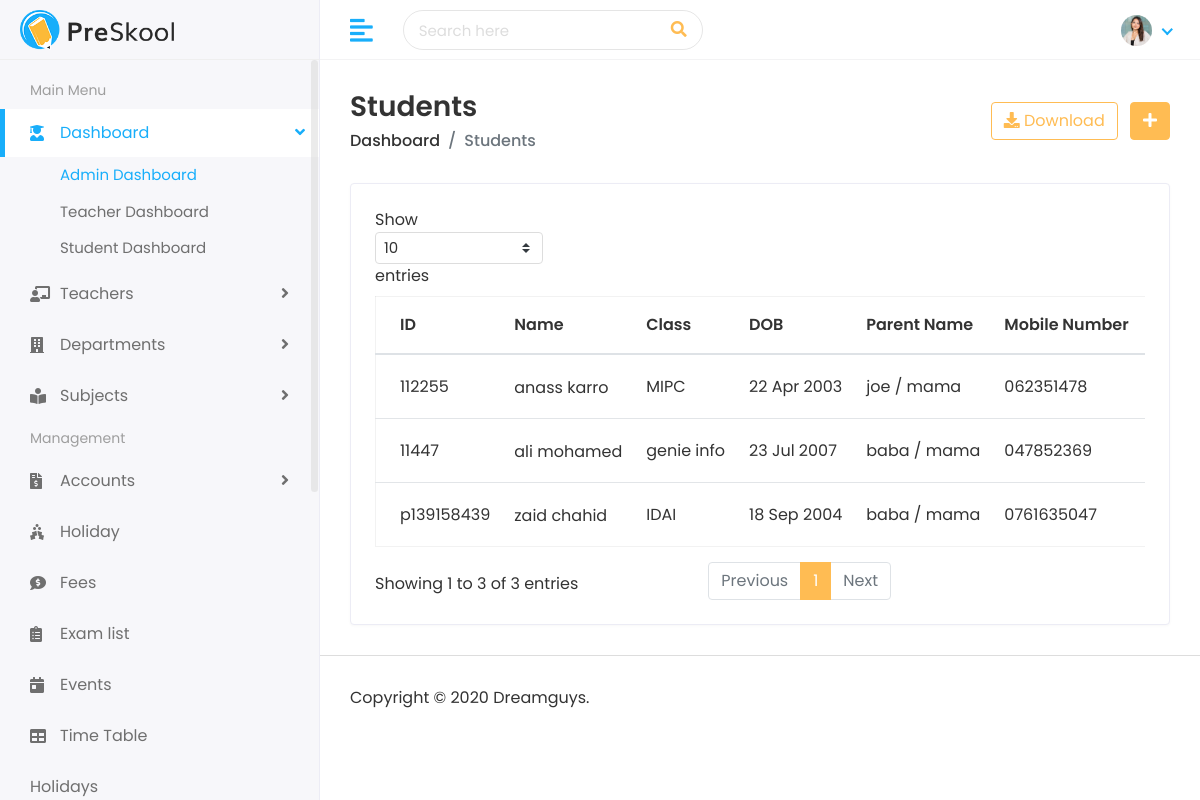
The page /student/ on the database its author committed.
### student/models.py (models this page shows, shortened)
class Student(models.Model):
    GENDER_CHOICES = [
        ('Male', 'Male'),
        ('Female', 'Female'),
    ]
    first_name = models.CharField(max_length=100)
    last_name = models.CharField(max_length=100)
    student_id = models.CharField(max_length=20, unique=True)
    gender = models.CharField(max_length=10, choices=GENDER_CHOICES)
    date_of_birth = models.DateField()
    student_class = models.CharField(max_length=50)
    religion = models.CharField(max_length=50, blank=True, null=True, default='')
    joining_date = models.DateField()
    mobile_number = models.CharField(max_length=15)
    admission_number = models.CharField(max_length=20)
    section = models.CharField(max_length=10)
    student_image = models.ImageField(upload_to='students/', blank=True, null=True)
    parent = models.OneToOneField(Parent, on_delete=models.CASCADE)

class Parent(models.Model):
    father_name = models.CharField(max_length=100)
    father_occupation = models.CharField(max_length=100, blank=True)
    father_mobile = models.CharField(max_length=15)
    father_email = models.EmailField(max_length=100)
    mother_name = models.CharField(max_length=100)
    mother_occupation = models.CharField(max_length=100, blank=True)
    mother_mobile = models.CharField(max_length=15)
    mother_email = models.EmailField(max_length=100)
    present_address = models.TextField()
    permanent_address = models.TextField()

### student/views.py (the view)
# urls.py: path('', views.student_list, name='student_list'),
def student_list(request):
    student_list = Student.objects.select_related('parent').all()
    return render(request, 'students/students.html', {'student_list': student_list})

### templates/students/students.html (shortened to what this page needs)
{% extends 'Home/base.html' %}
{% load static %}
{% block body %}
         <div class="page-wrapper">
            <div class="content container-fluid">
               <div class="page-header">
                  <div class="row align-items-center">
                     <div class="col">
                        <h3 class="page-title">Students</h3>
                        <ul class="breadcrumb">
                           <li class="breadcrumb-item"><a href="">Dashboard</a></li>
                           <li class="breadcrumb-item active">Students</li>
                        </ul>
                     </div>
                     <div class="col-auto text-right float-right ml-auto">
                        <a href="#" class="btn btn-outline-primary mr-2"><i class="fas fa-download"></i> Download</a>
                        <a href="{% url 'add_student' %}" class="btn btn-primary"><i class="fas fa-plus"></i></a>
                     </div>
                  </div>
               </div>
               <div class="row">
                  <div class="col-sm-12">
                     <div class="card card-table">
                        <div class="card-body">
                           <div class="table-responsive">
                              <table class="table table-hover table-center mb-0 datatable">
                                 <thead>
                                    <tr>
                                       <th>ID</th>
                                       <th>Name</th>
                                       <th>Class</th>
                                       <th>DOB</th>
                                       <th>Parent Name</th>
                                       <th>Mobile Number</th>
                                       <th>Address</th>
                                    </tr>
                                 </thead>
                                 <tbody>
                                    {% for student in student_list %}
                                    <tr>
                                       <td>{{ student.student_id}}</td>
                                       <td>
                                          <h2 class="table-avatar">
                                             <a href="{% url 'view_student' student.student_id %}">{{ student.first_name }} {{ student.last_name}}</a>
                                          </h2>
                                       </td>
                                       <td>{{ student.student_class }}</td>
                                       <td>{{ student.date_of_birth|date:"d M Y" }}</td>
                                       <td>{{ student.parent.father_name }} / {{ student.parent.mother_name }}</td>
                                       <td>{{ student.mobile_number }}</td>
                                       <td>{{ student.parent.present_address }}</td>
                                    </tr>
                                    {% endfor %}
                                 </tbody>
                              </table>
                           </div>
                        </div>
                     </div>
                  </div>
               </div>
            </div>
            <footer>
               <p>Copyright © 2020 Dreamguys.</p>
            </footer>
         </div>
      </div>
   </body>
</html>
{% endblock %}

### static/assets/css/style.css (style rules this page uses)
html { height: 100%; }
body { background-color: #fff; color: #333; font-family: 'Poppins', sans-serif; font-size: 1rem; height: 100%; line-height: 1.5; overflow-x: hidden; }
h1, h2, h3, h4, h5, h6 { font-family: 'Poppins', sans-serif; margin-top: 0; }
ul, ol { padding: 0px; list-style: none; }
.table { color: #333; max-width: 100%; margin-bottom: 0; width: 100%; }
.table.dataTable { border-collapse: collapse !important; border: 1px solid rgba(0, 0, 0, 0.05); }
table.table td h2 { display: inline-block; font-size: inherit; font-weight: 400; margin: 0; padding: 0; vertical-align: middle; }
table.table td h2.table-avatar { align-items: center; display: inline-flex; font-size: inherit; font-weight: 400; margin: 0; padding: 0; vertical-align: middle; white-space: nowrap; }
table.table td h2 a { color: #333; }
.table thead tr th { font-weight: 600; }
.table tbody tr { border-bottom: 1px solid rgba(0, 0, 0, 0.05); }
.table.table-center td, .table.table-center th { vertical-align: middle; }
.card-table .card-body .table > thead > tr > th { border-top: 0; }
.card-table .card-body .table tr td:first-child, .card-table .card-body .table tr th:first-child { padding-left: 1.5rem; }
.card-table .table td, .card-table .table th { border-top: 1px solid #e2e5e8; padding: 1rem 0.75rem; white-space: nowrap; }
.btn-primary { background-color: #FFBC53; border: 1px solid #FFBC53; }
.btn-outline-primary { color: #FFBC53; border-color: #FFBC53; }
.card { border: 1px solid #ececf5; box-shadow: 0 1px 3px 0 rgba(0, 0, 0, 0.03); margin-bottom: 1.875rem; }
.card-body { padding: 1.5rem; }
footer { padding: 1.875rem 1.875rem; border-top: 1px solid #ddd; }
footer p { margin: 0px; }
.page-wrapper { margin-left: 320px; padding-top: 60px; position: relative; transition: all 0.4s ease; }
.page-wrapper > .content { padding: 1.875rem 1.875rem 0; }
.page-header { margin-bottom: 1.875rem; }
.page-header .breadcrumb { background-color: transparent; color: #6c757d; font-size: 1rem; font-weight: 500; margin-bottom: 0; padding: 0; }
.page-header .breadcrumb a { color: #333; }
.page-title { font-size: 28px; font-weight: 600; color: #333; margin-bottom: 5px; }

### rows shown on the page
Student: student_id "p139158439", first_name "zaid", last_name "chahid", student_class "IDAI", date_of_birth "18 Sep 2004", parent.father_name "baba", parent.mother_name "mama", mobile_number "0761635047"
Student: student_id "112255", first_name "anass", last_name "karro", student_class "MIPC", date_of_birth "22 Apr 2003", parent.father_name "joe", parent.mother_name "mama", mobile_number "062351478"
Student: student_id "11447", first_name "ali", last_name "mohamed", student_class "genie info", date_of_birth "23 Jul 2007", parent.father_name "baba", parent.mother_name "mama", mobile_number "047852369"
